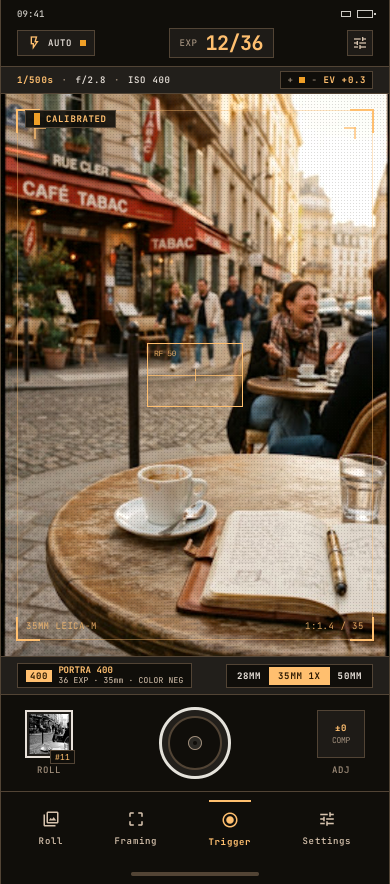
#> input picture design/01-viewfinder.png, 780 x 1768 px (shown at 1/2 size)
$ python make_photos.py
#> lines starting #> are read from the running program, lines starting #| are printed output that depends on the picture
#> further down, image is the input picture: PIL image 780x1768 RGB; mean R, G, B 97.7, 82.8, 67.3
#!/usr/bin/env python3
"""Cuts portrait sample photos out of the Stitch design mock-ups (dev tool, output is committed)."""
from pathlib import Path

import numpy as np
from PIL import Image, ImageFilter

ROOT = Path(__file__).resolve().parents[2]
OUT = ROOT / "docs" / "screenshot-assets"
OUT.mkdir(parents=True, exist_ok=True)

# name: (source, crop box in source pixels, patch boxes to smooth viewfinder overlays)
CROPS = {
    "photo-1": ("01-viewfinder.png", (40, 285, 740, 1235), [(285, 680, 495, 820)]),
    "photo-2": ("01-viewfinder.png", (285, 815, 600, 1235), []),
    "photo-3": ("02-darkroom.png", (48, 1290, 305, 1600), []),
    "photo-4": ("04-import.png", (462, 365, 690, 690), []),
    "photo-5": ("01-viewfinder.png", (45, 285, 380, 676), []),
    # Landscape, for the Import screen's negative frame (not used as a roll frame).
    "photo-6": ("01-viewfinder.png", (40, 330, 740, 780), [(285, 680, 495, 820)]),
}


def remove_dot_grid(image):
    """The viewfinder mock-up has a 2x2 px dot every 6 px (phase 4,4); interpolate those pixels from their neighbours."""
    a = np.asarray(image).astype(float)
    out = a.copy()
    for y0 in range(4, a.shape[0] - 3, 6):
        for x0 in range(4, a.shape[1] - 3, 6):
            for dy in (0, 1):
                for dx in (0, 1):
                    horizontal = a[y0 + dy, x0 - 1] * (2 - dx) / 3 + a[y0 + dy, x0 + 2] * (1 + dx) / 3
                    vertical = a[y0 - 1, x0 + dx] * (2 - dy) / 3 + a[y0 + 2, x0 + dx] * (1 + dy) / 3
                    out[y0 + dy, x0 + dx] = (horizontal + vertical) / 2
    return Image.fromarray(out.clip(0, 255).astype(np.uint8))


for name, (source, box, patches) in CROPS.items():
    image = Image.open(ROOT / "design" / source).convert("RGB")
    # Remove the mock-up's dot-grid overlay and the thin focus box.
    if source == "01-viewfinder.png":
        image = remove_dot_grid(image)
    for patch in patches:
        region = image.crop(patch).filter(ImageFilter.MedianFilter(7)).filter(ImageFilter.GaussianBlur(1.5))
        image.paste(region, patch[:2])
#> this loop made 1 pass
#> pass 1, `region = image.crop(patch).filter(ImageFilter.MedianFilter(7)).filter(..`:
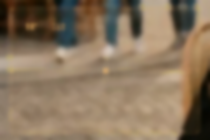
#> region: PIL image 210x140 RGB; mean R, G, B 137, 117, 93.6
    photo = image.crop(box)
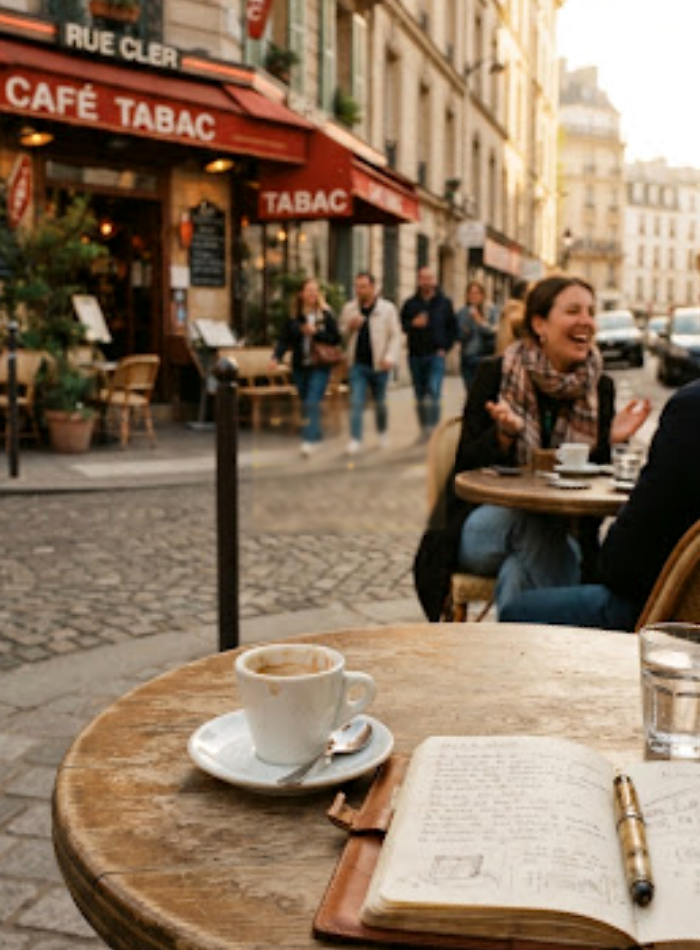
#> photo: PIL image 700x950 RGB; mean R, G, B 140.1, 118.1, 97
    scale = 1800 / photo.height
#> scale = 1.89
    photo = photo.resize((round(photo.width * scale), 1800), Image.LANCZOS)
#> photo: PIL image 1326x1800 RGB
    photo = photo.filter(ImageFilter.UnsharpMask(radius=3, percent=60, threshold=2))
    photo.save(OUT / f"{name}.jpg", quality=92)
    print(name, photo.size)
#| photo-1 (1326, 1800)
#> pass 3 of the loop `for name, (source, box, patches) in CROPS.items():`:
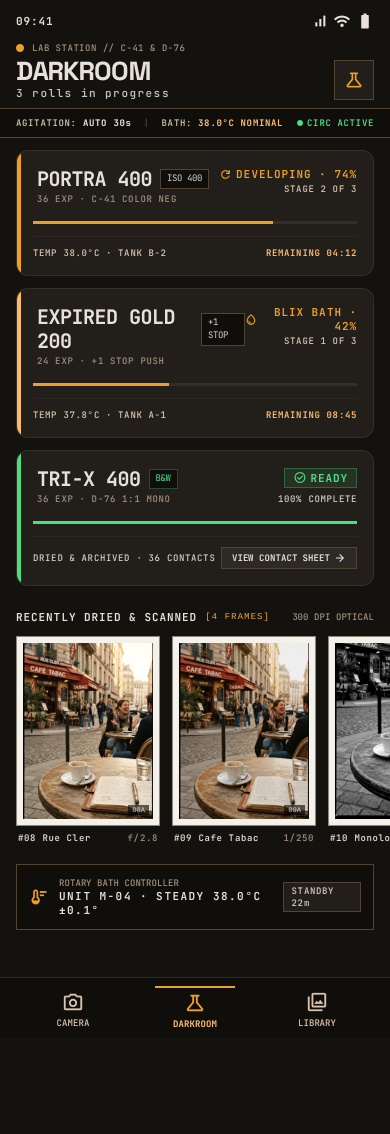
#> input picture design/02-darkroom.png, 780 x 2268 px (shown at 1/2 size)
#> image is the input picture: PIL image 780x2268 RGB; mean R, G, B 49.3, 45, 37.4
#> `photo = image.crop(box)`:
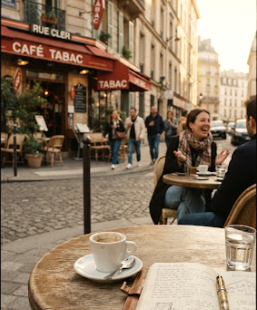
#> photo: PIL image 257x310 RGB; mean R, G, B 142.1, 122.5, 101.1
#| photo-3 (1492, 1800)
#> the loop made 6 passes; the first 3 are shown
